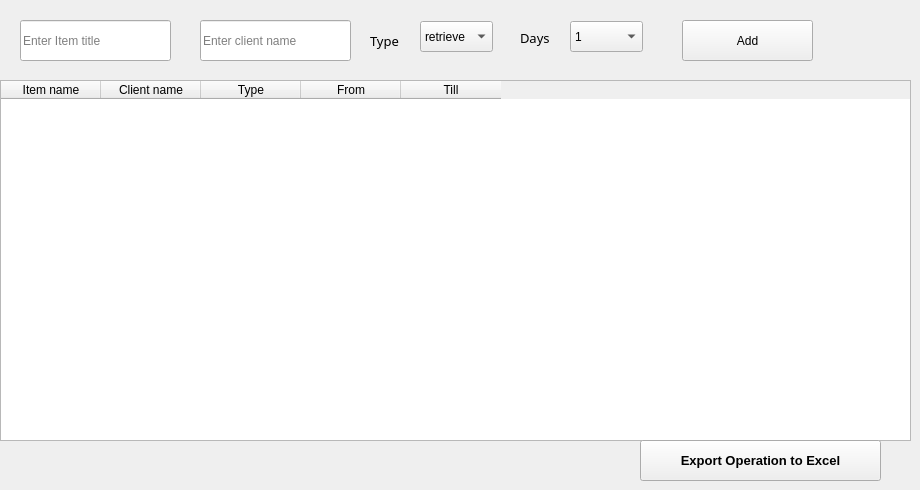
    <widget class="QWidget" name="tab">
     <attribute name="title">
      <string>Tab 1</string>
     </attribute>
     <widget class="QLineEdit" name="lineEdit_18">
      <property name="geometry">
       <rect>
        <x>20</x>
        <y>20</y>
        <width>151</width>
        <height>41</height>
       </rect>
      </property>
      <property name="placeholderText">
       <string>Enter Item title</string>
      </property>
     </widget>
     <widget class="QComboBox" name="comboBox_9">
      <property name="geometry">
       <rect>
        <x>420</x>
        <y>21</y>
        <width>73</width>
        <height>31</height>
       </rect>
      </property>
      <item>
       <property name="text">
        <string>retrieve</string>
       </property>
      </item>
      <item>
       <property name="text">
        <string>rent</string>
       </property>
      </item>
     </widget>
     <widget class="QPushButton" name="pushButton_14">
      <property name="geometry">
       <rect>
        <x>682</x>
        <y>20</y>
        <width>131</width>
        <height>41</height>
       </rect>
      </property>
      <property name="text">
       <string>Add</string>
      </property>
     </widget>
     <widget class="QTableWidget" name="tableWidget_2">
      <property name="geometry">
       <rect>
        <x>0</x>
        <y>80</y>
        <width>911</width>
        <height>361</height>
       </rect>
      </property>
      <column>
       <property name="text">
        <string>Item name</string>
       </property>
      </column>
      <column>
       <property name="text">
        <string>Client name</string>
       </property>
      </column>
      <column>
       <property name="text">
        <string>Type</string>
       </property>
      </column>
      <column>
       <property name="text">
        <string>From</string>
       </property>
      </column>
      <column>
       <property name="text">
        <string>Till</string>
       </property>
      </column>
     </widget>
     <widget class="QLabel" name="label_26">
      <property name="geometry">
       <rect>
        <x>520</x>
        <y>30</y>
        <width>55</width>
        <height>16</height>
       </rect>
      </property>
      <property name="font">
       <font>
        <family>Noto Sans Armenian</family>
        <pointsize>10</pointsize>
       </font>
      </property>
      <property name="text">
       <string>Days</string>
      </property>
     </widget>
     <widget class="QComboBox" name="comboBox_10">
      <property name="geometry">
       <rect>
        <x>570</x>
        <y>21</y>
        <width>73</width>
        <height>31</height>
       </rect>
      </property>
      <item>
       <property name="text">
        <string>1</string>
       </property>
      </item>
      <item>
       <property name="text">
        <string>2</string>
       </property>
      </item>
      <item>
       <property name="text">
        <string>3</string>
       </property>
      </item>
      <item>
       <property name="text">
        <string>4</string>
       </property>
      </item>
      <item>
       <property name="text">
        <string>5</string>
       </property>
      </item>
      <item>
       <property name="text">
        <string>6</string>
       </property>
      </item>
      <item>
       <property name="text">
        <string>7</string>
       </property>
      </item>
      <item>
       <property name="text">
        <string>8</string>
       </property>
      </item>
      <item>
       <property name="text">
        <string>9</string>
       </property>
      </item>
      <item>
       <property name="text">
        <string>10</string>
       </property>
      </item>
      <item>
       <property name="text">
        <string>11</string>
       </property>
      </item>
      <item>
       <property name="text">
        <string>12</string>
       </property>
      </item>
      <item>
       <property name="text">
        <string>13</string>
       </property>
      </item>
      <item>
       <property name="text">
        <string>14</string>
       </property>
      </item>
      <item>
       <property name="text">
        <string>15</string>
       </property>
      </item>
      <item>
       <property name="text">
        <string>16</string>
       </property>
      </item>
      <item>
       <property name="text">
        <string>17</string>
       </property>
      </item>
      <item>
       <property name="text">
        <string>18</string>
       </property>
      </item>
      <item>
       <property name="text">
        <string>19</string>
       </property>
      </item>
      <item>
       <property name="text">
        <string>20</string>
       </property>
      </item>
      <item>
       <property name="text">
        <string>21</string>
       </property>
      </item>
      <item>
       <property name="text">
        <string>22</string>
       </property>
      </item>
      <item>
       <property name="text">
        <string>23</string>
       </property>
      </item>
      <item>
       <property name="text">
        <string>24</string>
       </property>
      </item>
      <item>
       <property name="text">
        <string>25</string>
       </property>
      </item>
      <item>
       <property name="text">
        <string>26</string>
       </property>
      </item>
      <item>
       <property name="text">
        <string>27</string>
       </property>
      </item>
      <item>
       <property name="text">
        <string>28</string>
       </property>
      </item>
      <item>
       <property name="text">
        <string>29</string>
       </property>
      </item>
      <item>
       <property name="text">
        <string>30</string>
       </property>
      </item>
      <item>
       <property name="text">
        <string>31</string>
       </property>
      </item>
     </widget>
     <widget class="QLabel" name="label_25">
      <property name="geometry">
       <rect>
        <x>370</x>
        <y>30</y>
        <width>55</width>
        <height>21</height>
       </rect>
      </property>
      <property name="font">
       <font>
        <family>Noto Sans Armenian</family>
        <pointsize>10</pointsize>
        <weight>50</weight>
        <bold>false</bold>
       </font>
      </property>
      <property name="text">
       <string>Type</string>
      </property>
     </widget>
     <widget class="QLineEdit" name="lineEdit_30">
      <property name="geometry">
       <rect>
        <x>200</x>
        <y>20</y>
        <width>151</width>
        <height>41</height>
       </rect>
      </property>
      <property name="placeholderText">
       <string>Enter client name</string>
      </property>
     </widget>
     <widget class="QPushButton" name="pushButton_29">
      <property name="geometry">
       <rect>
        <x>640</x>
        <y>440</y>
        <width>241</width>
        <height>41</height>
       </rect>
      </property>
      <property name="font">
       <font>
        <pointsize>10</pointsize>
        <weight>75</weight>
        <bold>true</bold>
       </font>
      </property>
      <property name="text">
       <string>Export Operation to Excel</string>
      </property>
     </widget>
    </widget>
